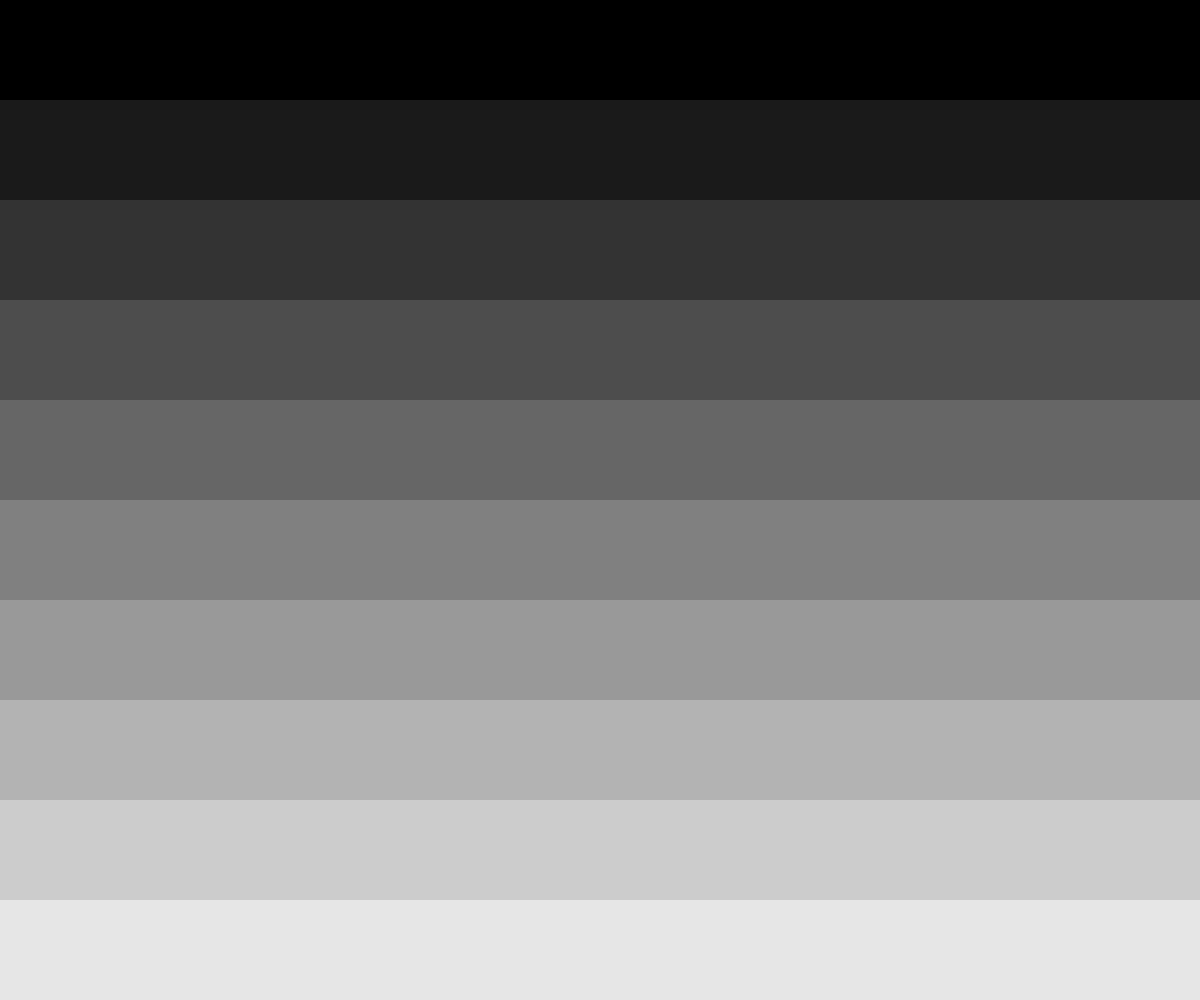
Frame 1 (no input)
Frame 60 (no input): identical to frame 1, image omitted
Frame 120 (the mouse pressed at the canvas centre since frame 60): identical to frame 1, image omitted

The p5.js sketch that drew this single still picture (run headless with seeded random() and noise() and a simulated clock; from frame 60 on, the mouse is pressed at the canvas centre):

// p5.js sketch
// ── sketch.js
// Drawing with Single and Nested Loops
// Jillian
// Sept 25, 2023
//Gener

// Extra for Experts:
// - describe what you did to take this project "above and beyond"

// Global Variable
let numSegments = 10;
let segmentHeight; //height/numSegments.
const GRID_SPACING = 30;


function setup() {
  createCanvas(windowWidth, windowHeight);
  segmentHeight = height/numSegments;
}

function drawGride(){
  //draw some elememts using nested loops
  for (let x = 0; x < width; x = x + GRID_SPACING){
    for(let y = 0; y < height; y = y + GRID_SPACING){
      if(dist(x, y, mouseX, mouseY) < 50){
        fill(255, 0, 0);
      }
      else{
        fill(0);
      }
      
      //test 1
      //noCursor();
      //line(mouseX, mouseY, x, y);
    }
  }
}

function draw() {
  gradient();
  drawGride();
}

function gradient(){
  //use a loop to create a gradient background
  noStroke();
  for(let i = 0; i < numSegments; i++){
    let y = i * segmentHeight;
    let fillValue = map(y, 0, height, 0, 255);
    fill(fillValue, fillValue, fillValue);
    rect(0, y, width, segmentHeight);
  }
  stroke(0);
}
